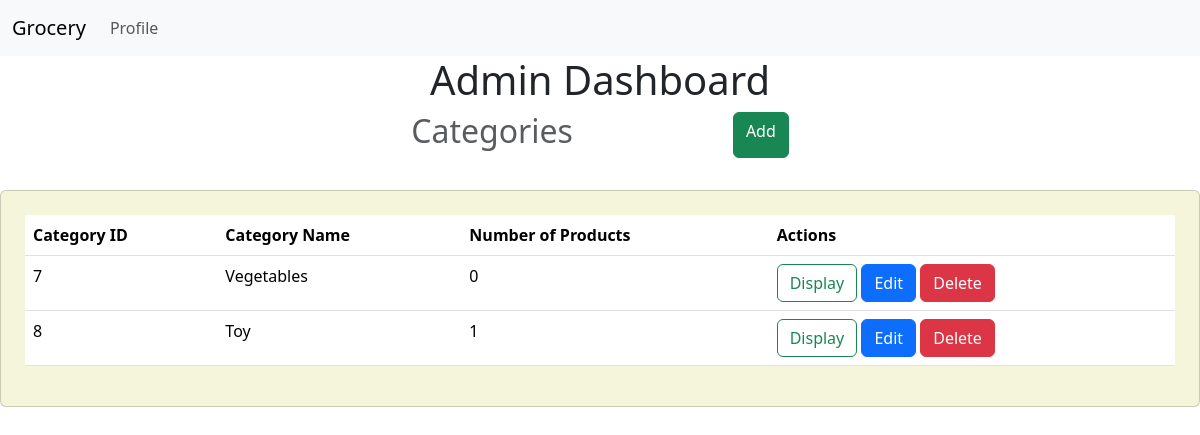
The page /admin (signed in) on the database its author committed.
### models.py (models this page shows)
class Category(db.Model):
    __tablename__ = 'category'
    id = db.Column(db.Integer, primary_key=True)
    name = db.Column(db.String(50), nullable=False)
    is_deleted = db.Column(db.Boolean, nullable=False, default=False)
    products = db.relationship('Product', backref='Category', lazy=True)

### app.py (the view)
@app.route('/admin')
def admin():
    if 'user_id' not in session:
        flash('Please login to continue.')
        return redirect(url_for('login'))
    user=User.query.get(session['user_id'])
    if not user.is_admin:
        flash('You are not allowed to view this page.')
        return redirect(url_for('index'))
    return render_template('admin.html',user=user,categories=Category.query.all())

### Templates/admin.html (shortened to what this page needs)
<!DOCTYPE html>
<html lang="en">
<head>
    <link href="https://cdn.jsdelivr.net/npm/bootstrap@5.3.2/dist/css/bootstrap.min.css" rel="stylesheet">
    <link href="https://getbootstrap.com/docs/5.3/assets/css/docs.css" rel="stylesheet">
</head>
<body>
    <nav class="navbar navbar-expand-lg bg-body-tertiary">
        <div class="container-fluid">
          <a class="navbar-brand" href="{{url_for('index')}}">Grocery</a>
          <div class="collapse navbar-collapse" id="navbarNav">
            <ul class="navbar-nav">
                {% if user %}
                      <li class="nav-item">
                        <a href="{{url_for('profile')}}" class="nav-link">
                          Profile
                        </a>
                      </li>
                      {% endif %}
            </ul>
          </div>
        </div>
      </nav>
  <div>
    <h1 style="text-align: center;">Admin Dashboard</h1>
    <div style="margin: 0 auto; display: flex; justify-content: center; gap: 10em;" >
        <h2 class="text-muted " style="text-align: center;display:inline-block">Categories</h2>
        <a class="btn btn-success"  href="{{url_for('add_new_category')}}">
          Add
        </a>
    </div>
   <div style="padding-top: 2em;">
    <div class="card mb-4" style="background-color: beige">
      <div class="card-body p-4">
        <table class="table">
            <thead>
                <th>Category ID</th>
                <th>Category Name</th>
                <th>Number of Products</th>
                <th>Actions</th>
            </thead>
            <tbody>
                {% for category in categories if not category.is_deleted %}
                   <tr>
                       <td>{{category.id}}</td>
                       <td>{{category.name}}</td>
                       <td>{% set non_deleted_products = category.products|selectattr('is_deleted', 'eq', false)|list %}
                          {{ non_deleted_products|length }}
                       </td>
                       <td>
                        <a href="{{url_for('display_category', id=category.id)}}" class="btn btn-outline-success">
                            Display
                        </a>
                           <a class="btn btn-primary" href="{{url_for('edit_category',id=category.id)}}">
                            Edit
                           </a>
                           <a class="btn btn-danger" href="{{url_for('delete_category',id=category.id)}}">
                            Delete
                           </a>
                       </td>
                   </tr>
                {% endfor %}
            </tbody>
        </table>
      </div>
    </div>
   </div>
  </div>
</body>
</html>

### rows shown on the page
Category: id "7", name "Vegetables", non_deleted_products "0"
Category: id "8", name "Toy", non_deleted_products "1"
